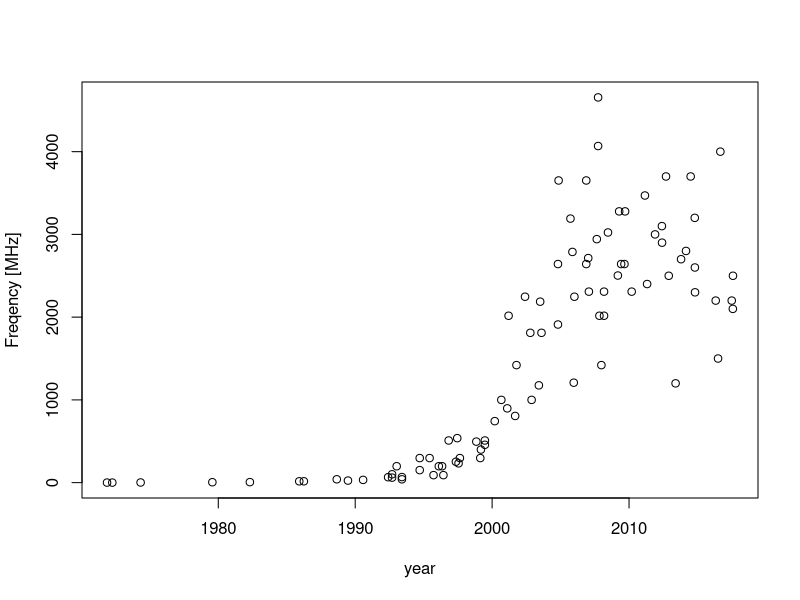
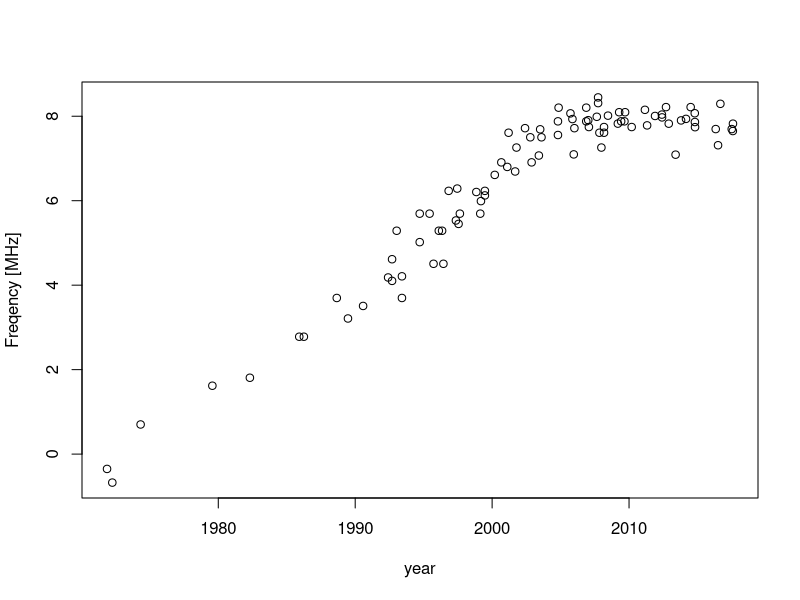
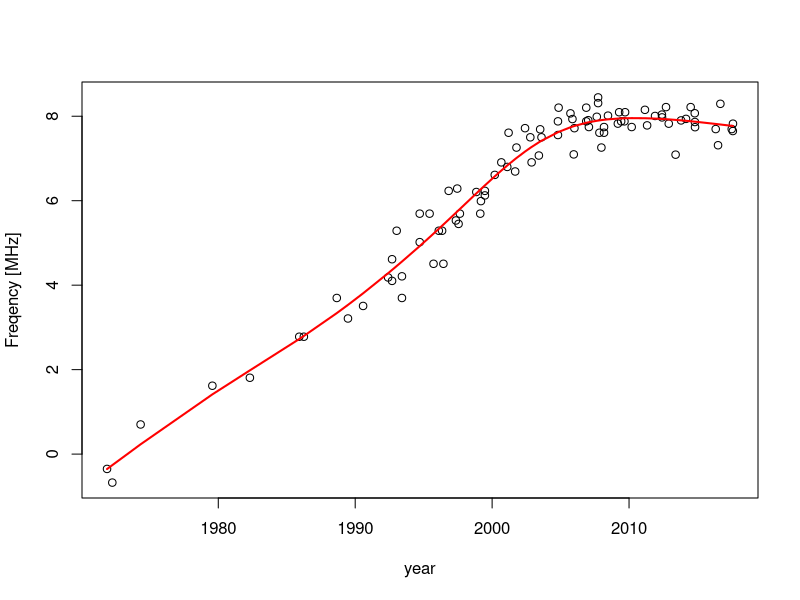
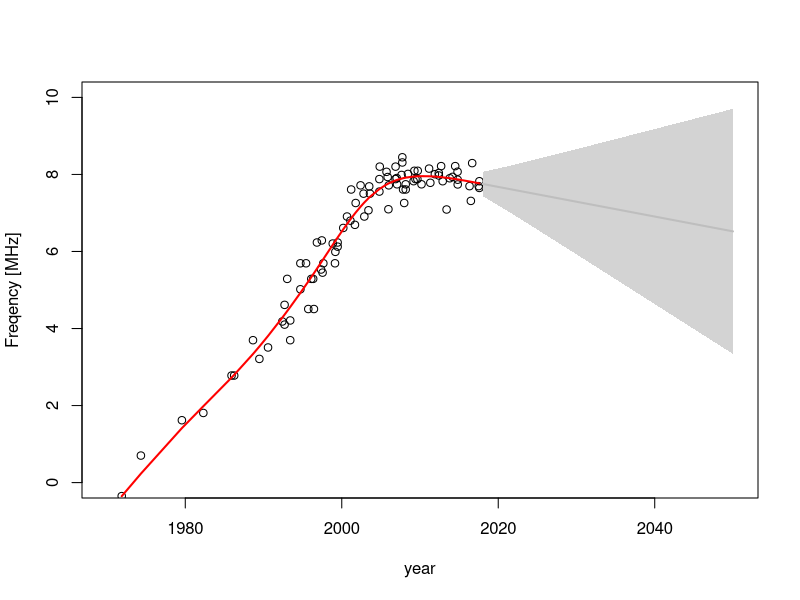

Recreate these plots in R, in order.
## ---- chunk 1
data <- read.table("frequency.dat")
names(data) <- c("year", "freq")
plot(freq ~ year, data = data, ylab = "Freqency [MHz]")
## ---- chunk 2
plot(log(freq) ~ year, data = data, ylab = "Freqency [MHz]")
## ---- chunk 3
library(mgcv)
fit <- gam(log(freq) ~ s(year), data = data)
plot(log(freq) ~ year, data = data, ylab = "Freqency [MHz]")
lines(data$year,predict(fit), col = "red", lwd = 2)
## ---- chunk 4
summary(fit)
## ---- chunk 5
plot(log(freq) ~ year, data = data, ylab = "Freqency [MHz]", xlim = c(1970, 2050), ylim = c(0,10))
lines(data$year,predict(fit), col = "red", lwd = 2)
pred_period <- 2018:2050
mypred <- predict.gam(fit, newdata = list(year = pred_period), se.fit = T)
polygon(x = c(pred_period, rev(pred_period)),
        y = c(mypred$fit - 1.96*mypred$se.fit,
              rev(mypred$fit + 1.96*mypred$se.fit)),
        border = NA, col = "lightgray")
lines(pred_period, mypred$fit, col = "gray", lwd = 2)
